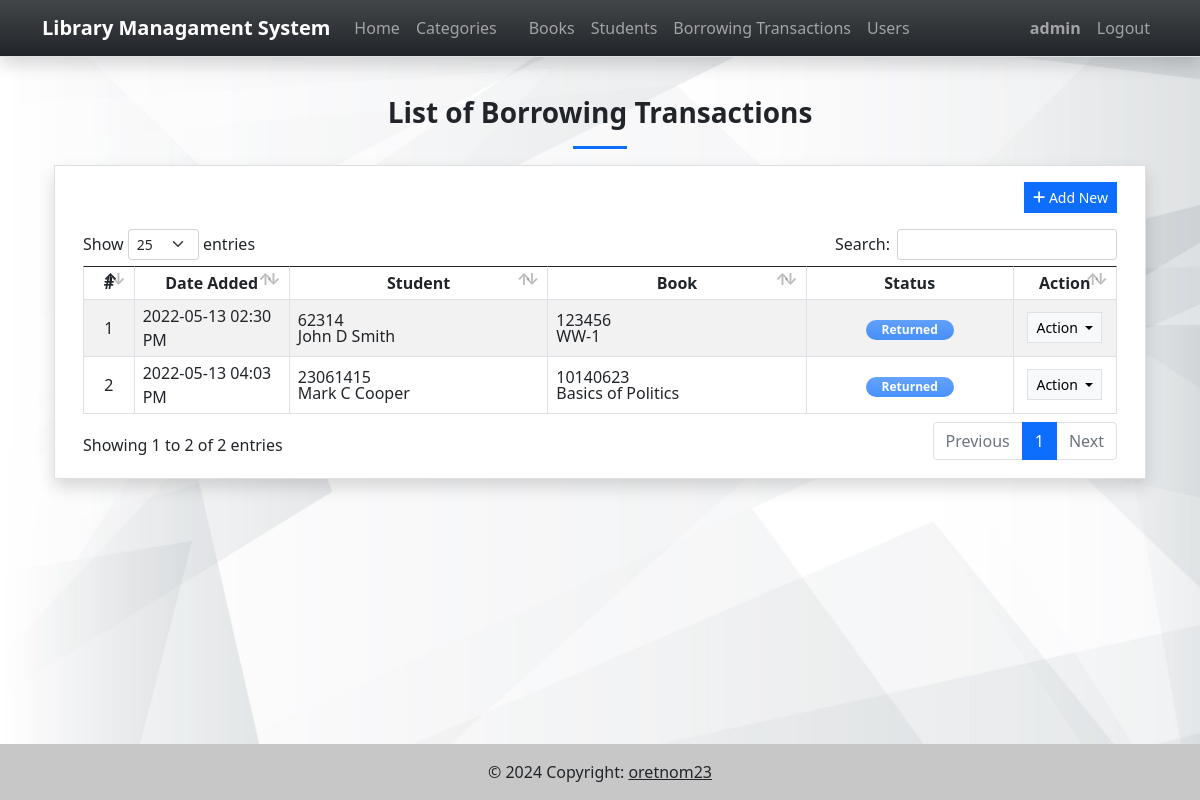
The app's page /borrows (signed in) with its own data.
### lmsApp/models.py (models this page shows, shortened)
class Borrow(models.Model):
    student = models.ForeignKey(Students, on_delete= models.CASCADE, related_name="student_id_fk")
    book = models.ForeignKey(Books, on_delete= models.CASCADE, related_name="book_id_fk")
    borrowing_date = models.DateField()
    return_date = models.DateField()
    status = models.CharField(max_length=2, choices=(('1','Pending'), ('2','Returned')), default = 1)
    date_added = models.DateTimeField(default = timezone.now)
    date_created = models.DateTimeField(auto_now = True)
    class Meta:
        verbose_name_plural = "Borrowing Transactions"

class Students(models.Model):
    code = models.CharField(max_length=250)
    first_name = models.CharField(max_length=250)
    middle_name = models.CharField(max_length=250, blank=True, null= True)
    last_name = models.CharField(max_length=250)
    gender = models.CharField(max_length=20, choices=(('Male','Male'), ('Female','Female')), default = 'Male')
    contact = models.CharField(max_length=250)
    email = models.CharField(max_length=250)
    address = models.CharField(max_length=250)
    department = models.CharField(max_length=250, blank= True, null = True)
    course = models.CharField(max_length=250, blank= True, null = True)
    status = models.CharField(max_length=2, choices=(('1','Active'), ('2','Inactive')), default = 1)
    delete_flag = models.IntegerField(default = 0)
    date_added = models.DateTimeField(default = timezone.now)
    date_created = models.DateTimeField(auto_now = True)
    class Meta:
        verbose_name_plural = "List of Students"
    def name(self):
        return str(f"{self.first_name}{' '+self.middle_name if not self.middle_name == '' else ''} {self.last_name}")

class Books(models.Model):
    sub_category = models.ForeignKey(SubCategory, on_delete= models.CASCADE)
    isbn = models.CharField(max_length=250)
    title = models.CharField(max_length=250)
    description = models.TextField(blank=True, null= True)
    author = models.TextField(blank=True, null= True)
    publisher = models.CharField(max_length=250)
    date_published = models.DateTimeField()
    status = models.CharField(max_length=2, choices=(('1','Active'), ('2','Inactive')), default = 1)
    delete_flag = models.IntegerField(default = 0)
    date_added = models.DateTimeField(default = timezone.now)
    date_created = models.DateTimeField(auto_now = True)
    class Meta:
        verbose_name_plural = "List of Books"

### lmsApp/views.py (the view)
# urls.py: path('borrows',views.borrows,name='borrow-page'),
@login_required
def borrows(request):
    context = context_data(request)
    context['page'] = 'borrow'
    context['page_title'] = "Borrowing Transaction List"
    context['borrows'] = models.Borrow.objects.order_by('status').all()
    return render(request, 'borrows.html', context)

### lmsApp/views.py (called while the page is built)
def context_data(request):
    fullpath = request.get_full_path()
    abs_uri = request.build_absolute_uri()
    abs_uri = abs_uri.split(fullpath)[0]
    context = {
        'system_host' : abs_uri,
        'page_name' : '',
        'page_title' : '',
        'system_name' : 'Library Managament System',
        'topbar' : True,
        'footer' : True,
    }
    return context

### lmsApp/templates/borrows.html (shortened to what this page needs)
{% extends 'base.html' %} {% load static %} {% block pageContent %}
<section class="py-4">
    <div class="container">
        <h3 class="fw-bolder text-center">List of Borrowing Transactions</h3>
        <center>
            <hr class="bg-primary opacity-100" style="height:3px" width="5%">
        </center>
        <div class="card rounded-0 shadow">
            <div class="card-body">
                <div class="container-fluid">
                    <div class="text-end mb-3">
                        <button class="btn btn-sm btn-primary rounded-0 bg-gradient-primary" type="button" id="create_new"><i class="fa fa-plus"></i> Add New</button>
                    </div>
                    <table class="table table-bordered table-striped" id="borrow-tbl">
                        <colgroup>
                            <col width="5%">
                            <col width="15%">
                            <col width="25%">
                            <col width="25%">
                            <col width="20%">
                            <col width="10%">
                        </colgroup>
                        <thead>
                            <tr>
                                <th class="text-center">#</th>
                                <th class="text-center">Date Added</th>
                                <th class="text-center">Student</th>
                                <th class="text-center">Book</th>
                                <th class="text-center">Status</th>
                                <th class="text-center">Action</th>
                            </tr>
                        </thead>
                        <tbody>
                            {% for borrow in borrows %}
                            <tr>
                                <td class="text-center">{{ forloop.counter }}</td>
                                <td>{{ borrow.date_added|date:"Y-m-d h:i A"}}</td>
                                <td>
                                    <div class="lh-1">
                                        <div>{{ borrow.student.code}}</div>
                                        <div>{{ borrow.student.name}}</div>
                                    </div>
                                </td>
                                <td>
                                    <div class="lh-1">
                                        <div>{{ borrow.book.isbn}}</div>
                                        <div>{{ borrow.book.title}}</div>
                                    </div>
                                </td>
                                <td class="text-center">
                                    {% if borrow.status == '1' %}
                                    <span class="badge badge-secondary bg-gradient bg-secondary px-3 rounded-pill bg-opacity-75 text-sm py-1">Pending</span> {% else %}
                                    <span class="badge badge-primary bg-gradient bg-primary px-3 rounded-pill bg-opacity-75 text-sm py-1">Returned</span> {% endif %}
                                </td>
                                <td class="text-center">
                                    <div class="dropdown">
                                        <button class="btn btn-light btn-sm rounded-0 border dropdown-toggle" type="button" id="abtn{{borrow.pk}}" data-bs-toggle="dropdown" aria-expanded="false">
                                          Action
                                        </button>
                                    </div>
                                </td>
                            </tr>
                            {% endfor %}
                        </tbody>
                    </table>
                </div>
            </div>
        </div>
    </div>
</section>
{% endblock pageContent %}

### lmsApp/templates/topNavigation.html (shortened to what this page needs)
{% load static %}
<header>
    <nav class="navbar navbar-expand-lg navbar-dark bg-dark bg-gradient fixed-top shadow border-bottom">
        <div class="container">
            <a class="navbar-brand" target="_blank" href="./">
                <b>{{system_name}}</b>
            </a>
            <div class="collapse navbar-collapse" id="navbarExample01">
                <ul class="navbar-nav me-auto mb-2 mb-lg-0" id="topNav">
                    {% if request.user.is_authenticated %}
                    <li class="nav-item">
                        <a class="nav-link" aria-current="page" href="{% url 'home-page' %}">Home</a>
                    </li>
                    <li class="nav-item">
                        <a class="nav-link" aria-current="page" href="{% url 'category-page' %}">Categories</a>
                    </li>
                    <li class="nav-item">
                        <a class="nav-link" aria-current="page" href="{% url 'sub_category-page' %}"></a>
                    </li>
                    <li class="nav-item">
                        <a class="nav-link" aria-current="page" href="{% url 'book-page' %}">Books</a>
                    </li>
                    <li class="nav-item">
                        <a class="nav-link" aria-current="page" href="{% url 'student-page' %}">Students</a>
                    </li>
                    <li class="nav-item">
                        <a class="nav-link" aria-current="page" href="{% url 'borrow-page' %}">Borrowing Transactions</a>
                    </li>
                    {% if request.user.is_superuser %}
                    <li class="nav-item">
                        <a class="nav-link" aria-current="page" href="{% url 'user-page' %}">Users</a>
                    </li>
                    {% endif %}
                    {% endif %}
                </ul>
                <ul class="navbar-nav d-flex flex-row">
                    {% if user.id %}
                    <li class="nav-item">
                        <a class="nav-link"  href="{% url 'profile-page' %}"><b>{{user.username}}</b></a>
                    </li>
                    <li class="nav-item">
                        <a class="nav-link" aria-current="page" href="{% url 'logout' %}">Logout</a>
                    </li>
                    {% else %}
                    <li class="nav-item">
                        <a class="nav-link" aria-current="page" href="{% url 'login-page' %}">Login</a>
                    </li>
                    {% endif %}
                </ul>
            </div>
        </div>
    </nav>
</header>

### static/assets/default/css/style.css (style rules this page uses)
html, body { height: 100%; width: 100%; max-height: 100%; overflow: auto; display: flex; flex-direction: column; }
body>header { flex-shrink: auto; }

### records on screen
Borrow: date_added "2022-05-13 02:30 PM", student.code "62314", student.name "John D Smith", book.isbn "123456", book "WW-1", status "Returned"
Borrow: date_added "2022-05-13 04:03 PM", student.code "23061415", student.name "Mark C Cooper", book.isbn "10140623", book "Basics of Politics", status "Returned"

### other values on screen
{{ system_name }} "Library Managament System"
{{ user.username }} "admin"
